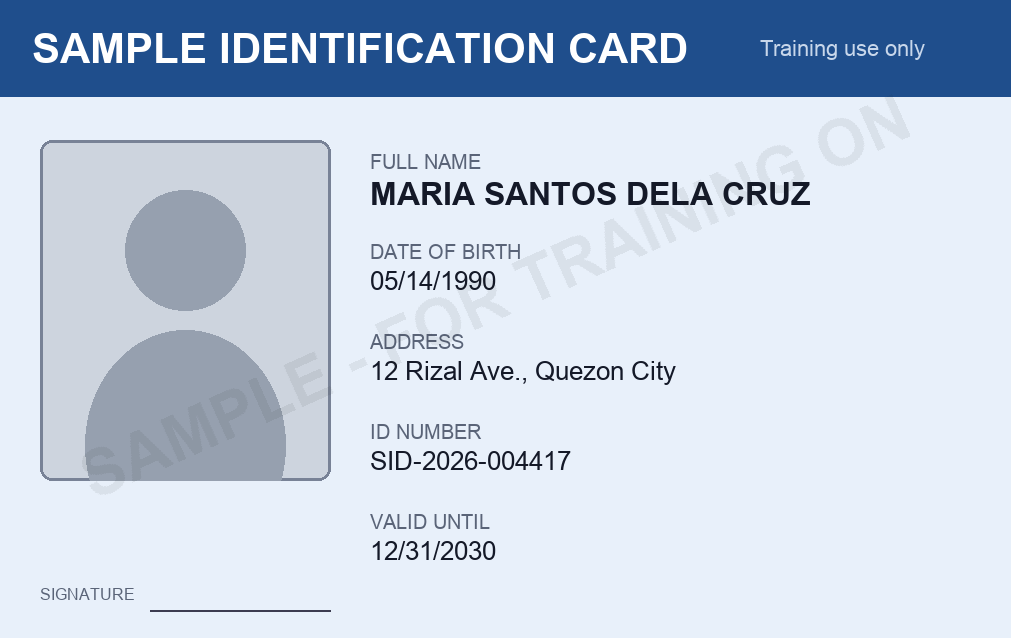
#> input picture sims/slack/assets/sample-id.png, 1011 x 638 px; its folder holds only this picture in this run
$ python -i make-assets.py   (imports and definitions only)
#> lines starting #> are read from the running program, lines starting #| are printed output that depends on the picture
#> further down, picture is the input picture: PIL image 1011x638 RGB; mean R, G, B 193, 206.2, 223.6
#!/usr/bin/env python3
"""Makes the fake ID and fake proof-of-account pictures used by the Slack referrer sims (sims/slack/assets/).
   Everything is made up: a generic 'Sample' ID card and a 'Sample Bank' statement, with a SAMPLE watermark. Run again to regenerate."""
import os, random
from PIL import Image, ImageDraw, ImageFont, ImageFilter
# [1 line not run here, left out]
F = "/System/Library/Fonts/Supplemental/Arial.ttf"; FB = "/System/Library/Fonts/Supplemental/Arial Bold.ttf"
f = lambda s, b=False: ImageFont.truetype(FB if b else F, s)

def watermark(img):
    w, h = img.size; layer = Image.new("RGBA", img.size, (0, 0, 0, 0)); d = ImageDraw.Draw(layer)
#> after `w, h = img.size`: w = 1011; h = 638
#> after `layer = Image.new('RGBA', img.size, (0, 0, 0, 0))`: layer: PIL image 1011x638 RGBA; every value is 0
    t = Image.new("RGBA", (900, 120), (0, 0, 0, 0)); ImageDraw.Draw(t).text((0, 0), "SAMPLE - FOR TRAINING ONLY", font=f(64, True), fill=(120, 120, 120, 70))
#> after `t = Image.new('RGBA', (900, 120), (0, 0, 0, 0))`: t: PIL image 900x120 RGBA; every value is 0
#> after `ImageDraw.Draw(t).text((0, 0), 'SAMPLE - FOR TRAINING ONLY', font=f(64`:
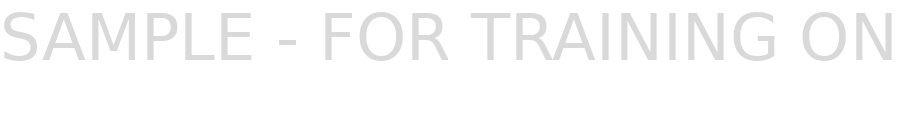
#> t: PIL image 900x120 RGBA; mean R, G, B, A 15.9, 15.9, 15.9, 8.1; transparent parts drawn white
    t = t.rotate(24, expand=True); layer.paste(t, (w // 2 - t.size[0] // 2, h // 2 - t.size[1] // 2), t)
#> after `t = t.rotate(24, expand=True)`:
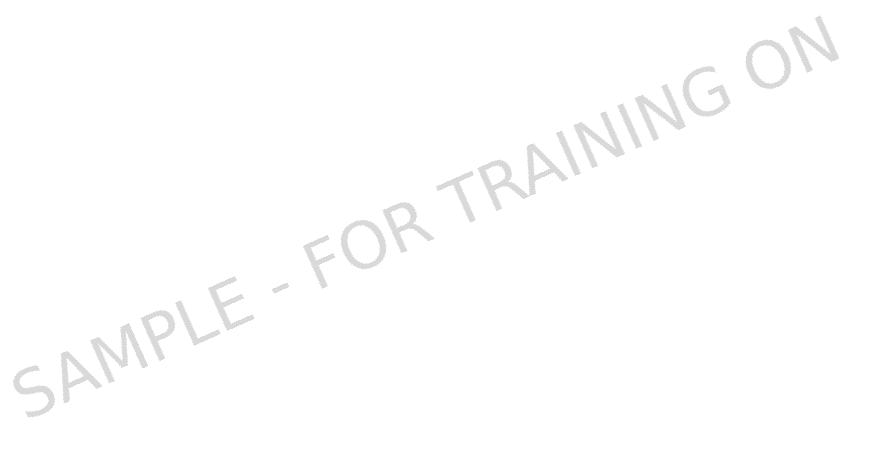
#> t: PIL image 872x476 RGBA; mean R, G, B, A 4.1, 4.1, 4.1, 2.1; transparent parts drawn white
#> after `layer.paste(t, (w // 2 - t.size[0] // 2, h // 2 - t.size[1] // 2), t)`:
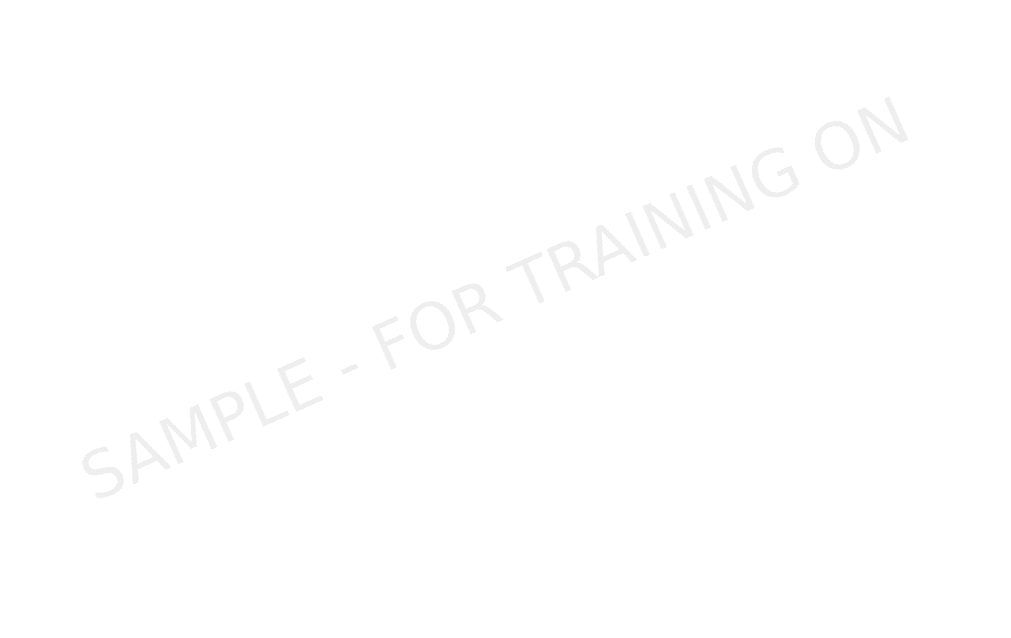
#> layer: PIL image 1011x638 RGBA; mean R, G, B, A 0.6, 0.6, 0.6, 0.4; transparent parts drawn white
    return Image.alpha_composite(img.convert("RGBA"), layer).convert("RGB")

def id_card(name, dob, addr, idno, show_name=True):
    img = Image.new("RGB", (1011, 638), (232, 240, 250)); d = ImageDraw.Draw(img)
    d.rectangle([0, 0, 1011, 96], fill=(31, 78, 140)); d.text((32, 24), "SAMPLE IDENTIFICATION CARD", font=f(42, True), fill="white"); d.text((760, 36), "Training use only", font=f(22), fill=(200, 215, 235))
    d.rounded_rectangle([40, 140, 330, 480], 12, fill=(205, 212, 222), outline=(120, 130, 150), width=3)   # photo box
    d.ellipse([125, 190, 245, 310], fill=(150, 160, 175)); d.ellipse([85, 330, 285, 560], fill=(150, 160, 175)); d.rectangle([40, 481, 330, 575], fill=(232, 240, 250))
    y = 150
    for label, val in [("FULL NAME", name if show_name else ""), ("DATE OF BIRTH", dob), ("ADDRESS", addr), ("ID NUMBER", idno), ("VALID UNTIL", "12/31/2030")]:
        d.text((370, y), label, font=f(20), fill=(90, 100, 120));
        if val: d.text((370, y + 26), val, font=f(32 if label == "FULL NAME" else 26, label == "FULL NAME"), fill=(20, 25, 40))
        y += 90
    d.text((40, 585), "SIGNATURE", font=f(16), fill=(90, 100, 120)); d.line([150, 610, 330, 610], fill=(60, 60, 80), width=2)
    return watermark(img)

def proof(name, accno, bank="SAMPLE NATIONAL BANK", show_name=True, show_no=True, show_bank=True):
    img = Image.new("RGB", (1000, 760), "white"); d = ImageDraw.Draw(img)
    d.rectangle([0, 0, 1000, 120], fill=(24, 110, 90))
    if show_bank: d.text((40, 34), bank, font=f(48, True), fill="white")
    d.text((40, 140), "Savings Account - Statement of Account", font=f(30, True), fill=(30, 40, 50))
    rows = [("Account name", name if show_name else ""), ("Account number", accno if show_no else ""), ("Branch", "Sample City Main"), ("Statement period", "01 Oct 2026 - 31 Oct 2026"), ("Currency", "PHP")]
    y = 220
    for k, v in rows:
        d.text((40, y), k, font=f(24), fill=(100, 110, 120)); d.text((360, y), v, font=f(30, True), fill=(20, 25, 35)); d.line([40, y + 48, 960, y + 48], fill=(225, 230, 235), width=2); y += 70
    d.text((40, 600), "Opening balance", font=f(22), fill=(100, 110, 120)); d.text((360, 596), "PHP 12,450.00", font=f(28), fill=(20, 25, 35))
    d.text((40, 650), "Closing balance", font=f(22), fill=(100, 110, 120)); d.text((360, 646), "PHP 18,975.25", font=f(28), fill=(20, 25, 35))
    return watermark(img)

def save(img, name): img.save(os.path.join(out, name), optimize=True)
# demo person (the downloadable samples)
# [2 lines not run here, left out]
# practice person + wrong versions
N = "LORNA MAE VILLAREAL"
# [7 lines not run here, left out]

>>> from PIL import Image
>>> picture = Image.open('assets/sample-id.png')
>>> result = watermark(picture)
